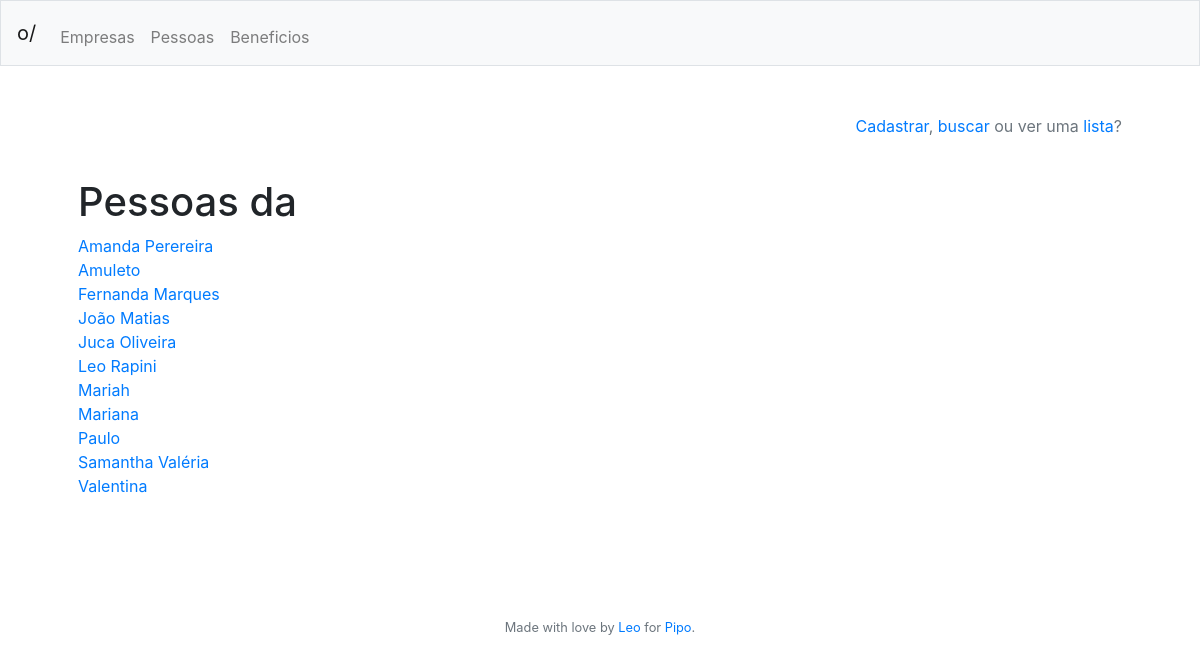
/pessoas/lista (signed in), run on an earlier commit of the app's database.
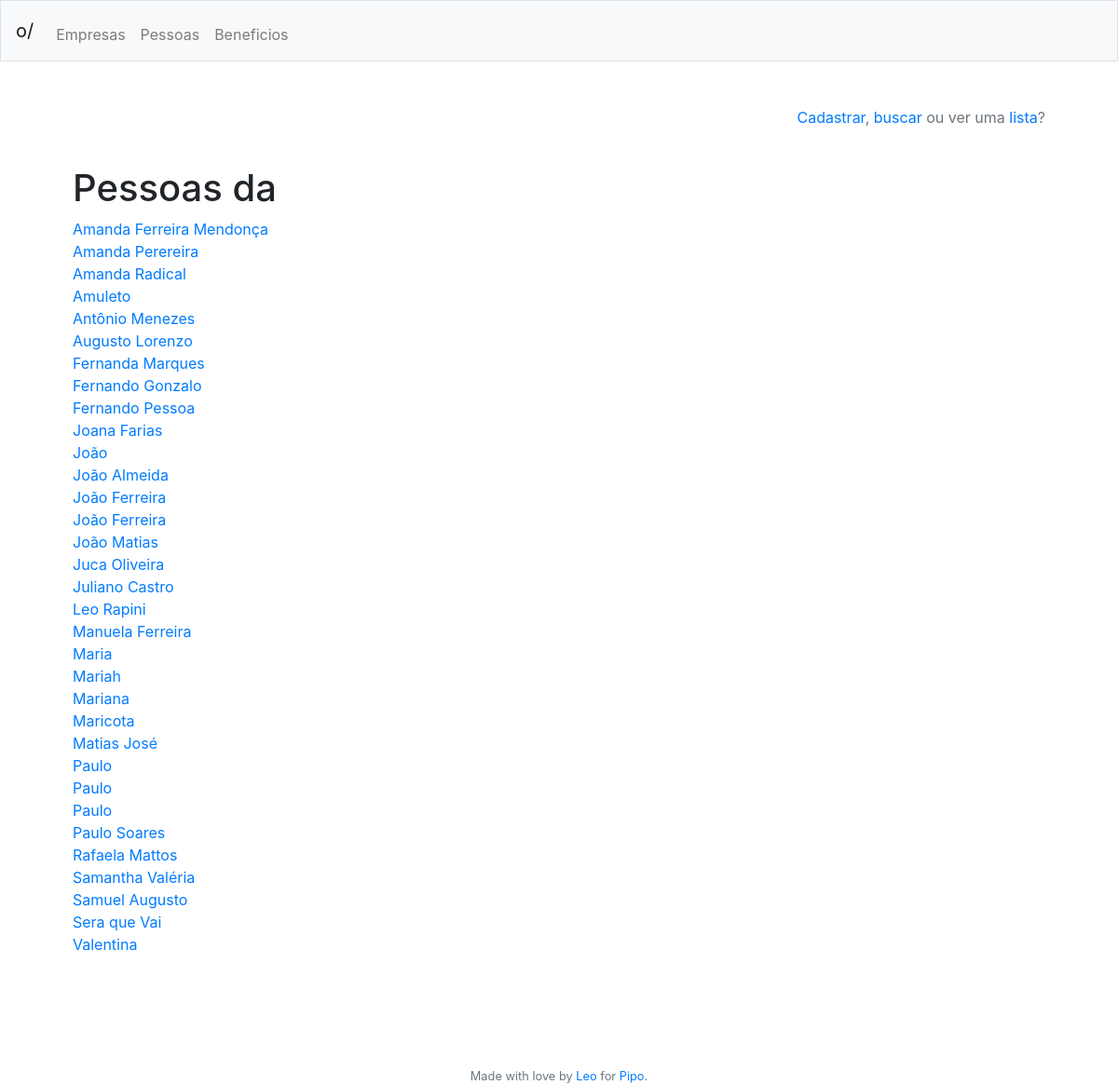
And on a later commit of the database.
### tables this page shows
CREATE TABLE colaborador
	(id INTEGER NOT NULL PRIMARY KEY AUTOINCREMENT,
	id_empresa INTEGER NOT NULL,
	nome VARCHAR(255) NOT NULL,
	cpf VARCHAR(11) NOT NULL,
	ativo VARCHAR(1) NOT NULL,
	timestamp DATETIME DEFAULT CURRENT_TIMESTAMP);

### app.py (the view)
@app.route("/pessoas/lista", methods=['GET'])
@login_required
def pessoaslista():
	return render_template("colaboradoreslista.html", header = get_header(session),
							lista_colaboradores = get_colaboradores(session["id_empresa"]))

### app.py (called while the page is built)
@app.after_request
def after_request(response):
    response.headers["Cache-Control"] = "no-cache, no-store, must-revalidate"
    response.headers["Expires"] = 0
    response.headers["Pragma"] = "no-cache"
    return response

@app.teardown_request
def remove_session(ex=None):
    db.remove()

def login_required(f):
    @wraps(f)
    def decorated_function(*args, **kwargs):
        if session.get("id_usuario") is None:
            return redirect("/login")
        return f(*args, **kwargs)
    return decorated_function

def get_header(session):
	try:
		header = {"nome": session["nome"],
					"empresa": session["empresa"],
					"admin": get_admin_title(session["admin"]),
					"id_usuario": session["id_usuario"]}
	except:
		header = {"nome": "",
					"empresa": "",
					"admin": "",
					"id_usuario": ""}
	return header

def get_colaboradores(id_empresa):
	colaboradores = db.execute("""SELECT * FROM colaborador WHERE id_empresa = :id_empresa
								ORDER BY nome""", {"id_empresa": id_empresa}).fetchall()
	return colaboradores

### templates/colaboradoreslista.html
{% extends "layout.html" %}
{% block main %}
	<p align="right" class="text-muted"><a href="/pessoas/cadastro">Cadastrar</a>, <a href="/pessoas/busca">buscar</a> ou ver uma <a href="/pessoas/lista">lista</a>?</p>
	<br>
	<h1>Pessoas da {{ header["empresa"] }}</h1>
	{% if lista_colaboradores|length %}
		{% for colaborador in lista_colaboradores %}
			<a href="/pessoas/perfil/{{ colaborador['id'] }}">{{ colaborador["nome"] }}</a><br>
		{% endfor %}
	{% else %}
		<p>Nenhum resultado encontrado :(</p>
	{% endif %}
{% endblock %}

### templates/layout.html (shortened to what this page needs)
<!DOCTYPE html>
<html lang="pt">
    <head>
        <link href="https://maxcdn.bootstrapcdn.com/bootstrap/4.1.3/css/bootstrap.min.css" rel="stylesheet">
    </head>
    <body>
        <nav class="navbar navbar-expand-md navbar-light bg-light border">
            <a class="navbar-brand" href="/">o/ {{ header["empresa"] }} {{ header["admin"] }}</span></a>
            <div class="collapse navbar-collapse" id="navbar">
                    <ul class="navbar-nav mr-auto mt-2">
                        <li class="nav-item"><a class="nav-link" href="/empresas">Empresas</a></li>
                        <li class="nav-item"><a class="nav-link" href="/pessoas">Pessoas</a></li>
                        <li class="nav-item"><a class="nav-link" href="/beneficios">Beneficios</a></li>
                    </ul>
            </div>
        </nav>
        <main class="container p-5">
            {% block main %}{% endblock %}
        </main>
        <br><br><br>
        <footer class="small text-center text-muted">
           Made with love by <a href="https://github.com/leorapini" target="_blank">Leo</a> for <a href="https://piposaude.com.br" target="_blank">Pipo</a>.
        </footer>
    </body>
</html>

What changed in the data, as far as the page shows it:
added colaborador: nome "Amanda Ferreira Mendonça"
added colaborador: nome "Amanda Radical"
added colaborador: nome "Antônio Menezes"
added colaborador: nome "Augusto Lorenzo"
added colaborador: nome "Fernando Gonzalo"
added colaborador: nome "Fernando Pessoa"
added colaborador: nome "Joana Farias"
added colaborador: nome "João"
added colaborador: nome "João Almeida"
added colaborador: nome "João Ferreira"
added colaborador: nome "João Ferreira"
added colaborador: nome "Juliano Castro"
added colaborador: nome "Manuela Ferreira"
added colaborador: nome "Maria"
added colaborador: nome "Maricota"
added colaborador: nome "Matias José"
added colaborador: nome "Paulo"
added colaborador: nome "Paulo"
added colaborador: nome "Paulo Soares"
added colaborador: nome "Rafaela Mattos"
added colaborador: nome "Samuel Augusto"
added colaborador: nome "Sera que Vai"
